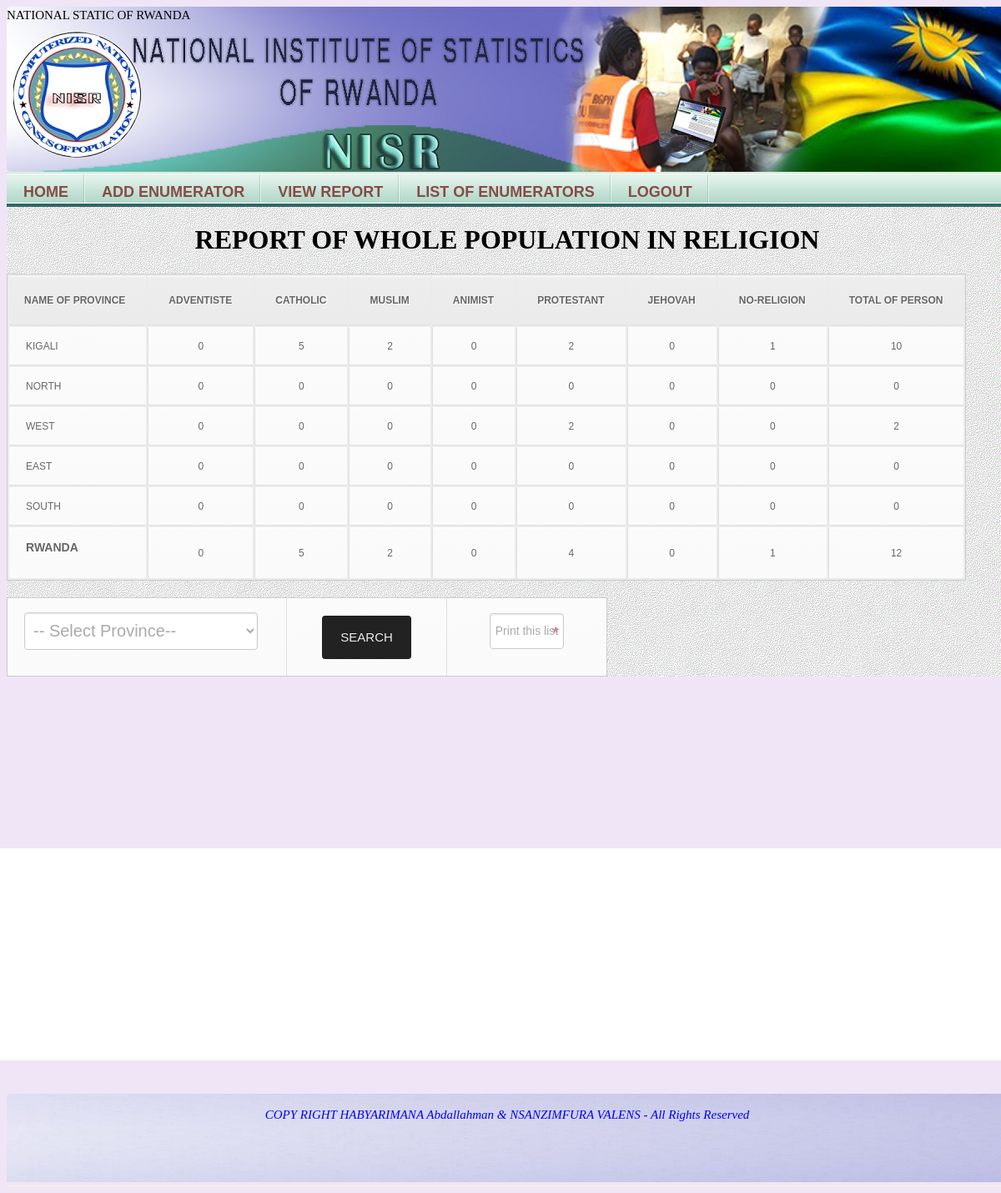
Page /report_religion.php on the committed database.
### tables this page shows
CREATE TABLE IF NOT EXISTS `province` (
  `Id` int(8) NOT NULL,
  `Name` text NOT NULL,
  PRIMARY KEY (`Id`)
);

### report_religion.php (the view, shortened to what this page needs)
<!DOCTYPE html">
<html lang="EN" >
<head>
<link type="text/css" rel="stylesheet" href="css/sheet.css" media="all" />
<link type="text/css" rel="stylesheet" href="css/Enumerationprocess.css" media="all" />
<link type="text/css" rel="stylesheet" href="css/table_design.css" media="all" />
</head>
<body>
<div id="heading">
<p> NATIONAL STATIC OF RWANDA </p> </br>
</div>
<div id="Content">
<div id="navmenu">
<ul>
<li> <a href="admin.php">HOME</a><li>
<li><a href="admin.php?addenum=addenum">ADD ENUMERATOR </a></li>
<li> <a href="report.php">VIEW REPORT</a></li>
<li> <a href="list_enumerators.php"> LIST OF ENUMERATORS </a></li>
<li> <a href="logout.php"> LOGOUT </a></li>
</ul>
</div>
 <h1 align="center"> REPORT OF WHOLE POPULATION IN RELIGION </h1>
                <table>
                <tr>
                <th>  NAME OF PROVINCE </th> <th> ADVENTISTE  </th> <th> CATHOLIC  </th> <th> MUSLIM </th> <th> ANIMIST  </th><th> PROTESTANT </th><th>JEHOVAH  </th> <th>NO-RELIGION </th><th> TOTAL OF PERSON </th>
                </tr>
                <tr>
                <?
				$tcatholic=0;
				$tadventiste=0;
				$tmuslim=0;
				$tjehovah=0;
				$tprot=0;
				$tanim=0;
				$tnone=0;
				$ttotal=0;
				$qy="SELECT * FROM province";
                $re=mysql_query($qy);
	             while($ro=mysql_fetch_array($re)){
				 $idprovince=$ro['Id'];
				$catholic=0;
				$adventiste=0;
				$muslim=0;
				$jehovah=0;
				$prot=0;
				$anim=0;
				$none=0;
				$total=0;
                $query="SELECT *from household where Id_province='$idprovince'";
                $res=mysql_query($query) or ('Error in selection');
                while($row=mysql_fetch_array($res)){
				 $idhouse=$row['House_Id'];
                 $qy="SELECT *from population where House_Id='$idhouse'";
                $rs=mysql_query($qy) or ('Error in selection');
				 while($pp=mysql_fetch_array($rs)){
				 if($pp['Religion']=='Catholic')
				 {
				  $catholic=$catholic+1;
				  $total=$total+1;
				 }
				 else if($pp['Religion']=='Adventiste')
				 {
				  $adventiste=$adventiste+1;
				  $total=$total+1;
				 }
				 else if($pp['Religion']=='Muslim')
				 {
				  $muslim=$muslim+1;
				  $total=$total+1;
				 }
				 else if($pp['Religion']=='Jehovah Witness')
				 {
				  $jehovah=$jehovah+1;
				  $total=$total+1;
				 }
				  else if($pp['Religion']=='Protestant')
				 {
				  $prot=$prot+1;
				  $total=$total+1;
				 }
				  else if($pp['Religion']=='Tradi/Animist')
				 {
				  $anim=$anim+1;
				 $total=$total+1;
				 }
				 else
				 {
					  $none=$none+1;
					  $total=$total+1;
				 }
				 }
				 }
                ?>
                <td>
                  <?=$ro['Name']?> </td>
				 <td>   <? echo $adventiste; ?> </td>
                 <td> <?   echo $catholic; ?> </td>
                 <td> <? echo $muslim; ?> </td>
				  <td> <?   echo $anim; ?> </td>
                 <td> <? echo $prot; ?> </td>
                  <td> <? echo $jehovah; ?> </td>
                   <td> <? echo $none; ?> </td>
				    <td> <? echo $total; ?> </td>
                 </tr>
	<?
	$tadventiste=$tadventiste+$adventiste;
	$tcatholic=$tcatholic+$catholic;
	$tmuslim=$tmuslim+$muslim;
	$tanim=$tanim+$anim;
	$tprot=$tprot+$prot;
	$tjehovah=$tjehovah+$jehovah;
	$tnone=$tnone+$none;
    $ttotal=$ttotal+$total;
	}
	?>
    <tr> <td> <h3> RWANDA </h3></td><td><? echo $tadventiste; ?> </td><td> <?   echo $tcatholic; ?> </td><td> <? echo $tmuslim; ?> </td><td> <?   echo $tanim; ?> </td><td> <? echo $tprot; ?> </td> <td> <? echo $tjehovah; ?> </td>
                   <td> <? echo $tnone; ?> </td>
				    <td> <? echo $ttotal; ?> </td></tr>
				 </table>
                 <div>
                <form action="residence/findRepReligion.php" method="post" name="form1" id="form1">
                <table width="60%" border="0" cellspacing="0" cellpadding="0">
                   <tr>
                               <td  width="150">
                                    <select name="province" onChange="getDistrict(this.value)">
                                     <option value="#"> -- Select Province-- </option>
                                    </select></td>
                                      <td width="150"><input type="submit" value="search" name="submit"> </td>
                                        <td width="150">  <input id="printpagebutton" type="button" value="Print this list" onClick="printpage()"/>  </a></td>
                </tr>
                </table> </div>
</div>
<div id="footest">
<p> COPY RIGHT HABYARIMANA Abdallahman & NSANZIMFURA VALENS - All Rights Reserved </p>
</div>
</body>
</html>

### css/sheet.css (style rules this page uses)
body { background-image: url(img/bg-bbbody.png); }
#Content { width:1200px; margin-left:450px; margin-right:450px; background-image: url(img/boar.gif); margin:0 auto; }
#heading { margin-top:0px; width:1200px; background:transparent url(../img/bg-bubheader1.jpg) top left no-repeat; margin-left:450px; margin-right:450px; height:198px; position:relative; line-height:20px; font-size:15px; border-radius: 5px; border-bottom-color: #2A0000; border-bottom:1px solid beige; margin:0 auto; }
#navmenu ul { clear:both; margin-top:140px; margin:0; padding:0; list-style-type:none; width:1200px; position:relative; display:block; height:36px; text-transform:uppercase; font-size:18px; font-weight:bold; background:transparent url('../img/OFF.gif') repeat-x top left; font-family:Helvetica,Arial,Verdana,sans-serif; border-bottom:4px solid #336666; border-top:1px solid #C0E2D4; margin:0 auto; }
#navmenu li { display:block; float:left; margin:0; pading:0; }
#navmenu li a { display:block; float:left; color:#874B46; text-decoration:none; font-weight:bold; padding:12px 20px 0 20px; height:24px; background:transparent url('../img/DIVIDER.gif') no-repeat top right; }
#footest { width: 1200px; background:transparent url(../img/bg-bubfooter1.jpg) top left no-repeat; text-align:center; font-style:oblique; color:#0000FF; height:110px; line-height:20px; font-size:15px; background-repeat: no-repeat; border-radius: 5px; border-bottom-color: #2A0000; border-bottom:1px solid beige; margin:0 auto; margin-top:500px; overflow: auto; }

### css/Enumerationprocess.css (style rules this page uses)
input, textarea { color: #373737; background: #fff url(../img/red_asterisk.png) no-repeat 98%; border: 1px solid #CCCCCC; color: #aaa; font-size: 14px; line-height: 2.8em; margin-bottom:15px; align:right; -moz-border-radius:4px; -webkit-border-radius:4px; border-radius:4px; box-shadow: 0 1px 2px rgba(0, 0, 0, 0.1) inset, 0 1px 0 rgba(255, 255, 255, 0.2); }
input[type="submit"] { background: #222; border: none; text-shadow: 0 -1px 0 rgba(0,0,0,0.3); text-transform:uppercase; color: #eee; cursor: pointer; font-size: 15px; margin: 5px 0; padding: 5px 22px; }
select { color: #373737; background: #fff; border: 1px solid #CCCCCC; color: #aaa; font-size: 20px; line-height: 1.2em; margin-bottom:15px; -moz-border-radius:4px; -webkit-border-radius:4px; border-radius:4px; box-shadow: 0 1px 2px rgba(0, 0, 0, 0.1) inset, 0 1px 0 rgba(255, 255, 255, 0.2); padding: 8px 6px; height: 45px; width:280px; }

### css/table_design.css (style rules this page uses)
table { font-family:Arial, Helvetica, sans-serif; color:#666; font-size:12px; text-shadow: 1px 1px 0px #fff; background:#eaebec; margin:20px; border:#ccc 1px solid; margin-left:0%; }
table th { padding:21px 25px 22px 25px; border-top:1px solid #fafafa; border-bottom:1px solid #e0e0e0; background: #ededed; background: -webkit-gradient(linear, left top, left bottom, from(#ededed), to(#ebebeb)); background: -moz-linear-gradient(top, #ededed, #ebebeb); }
table th:first-child { text-align: left; padding-left:18px; }
table tr:first-child th:first-child { -moz-border-radius-topleft:3px; -webkit-border-top-left-radius:3px; border-top-left-radius:3px; }
table tr:first-child th:last-child { -moz-border-radius-topright:3px; -webkit-border-top-right-radius:3px; border-top-right-radius:3px; }
table tr { text-align: center; padding-left:20px; }
table tr td:first-child { text-align: left; padding-left:20px; border-left: 0; }
table tr td { padding:15px; border-top: 1px solid #ffffff; border-bottom:1px solid #e0e0e0; border-left: 1px solid #e0e0e0; background: #fafafa; background: -webkit-gradient(linear, left top, left bottom, from(#fbfbfb), to(#fafafa)); background: -moz-linear-gradient(top, #fbfbfb, #fafafa); }
table tr:last-child td { border-bottom:0; }
table tr:last-child td:first-child { -moz-border-radius-bottomleft:3px; -webkit-border-bottom-left-radius:3px; border-bottom-left-radius:3px; }
table tr:last-child td:last-child { -moz-border-radius-bottomright:3px; -webkit-border-bottom-right-radius:3px; border-bottom-right-radius:3px; }

### rows in the picture
province: Name "KIGALI", adventiste "0", catholic "5", muslim "2", anim "0", prot "2", jehovah "0", none "1", total "10"
province: Name "NORTH", adventiste "0", catholic "0", muslim "0", anim "0", prot "0", jehovah "0", none "0", total "0"
province: Name "WEST", adventiste "0", catholic "0", muslim "0", anim "0", prot "2", jehovah "0", none "0", total "2"
province: Name "EAST", adventiste "0", catholic "0", muslim "0", anim "0", prot "0", jehovah "0", none "0", total "0"
province: Name "SOUTH", adventiste "0", catholic "0", muslim "0", anim "0", prot "0", jehovah "0", none "0", total "0"

### other values in the picture
$tadventiste "0"
$tcatholic "5"
$tmuslim "2"
$tanim "0"
$tprot "4"
$tjehovah "0"
$tnone "1"
$ttotal "12"
